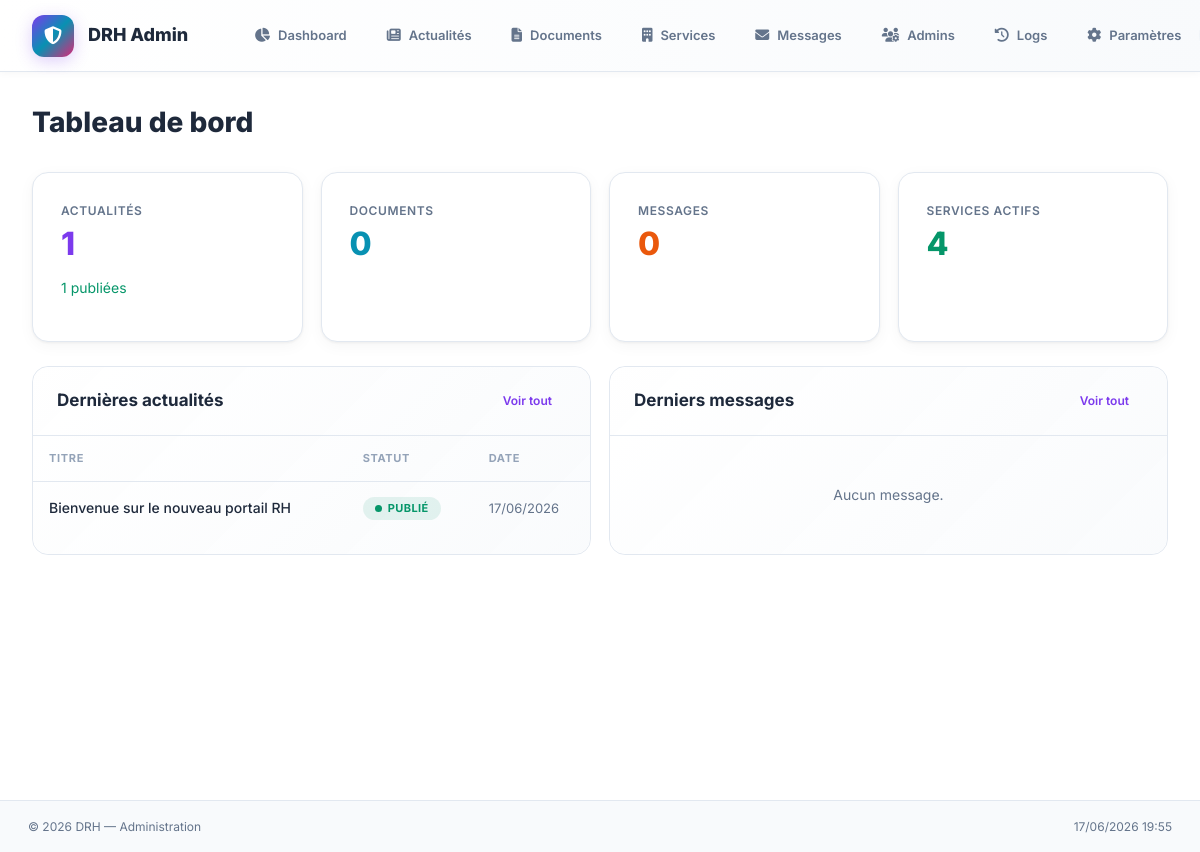
The page /admin/index.php (signed in) on the database its author committed.
### tables this page shows
CREATE TABLE IF NOT EXISTS actualites (
    id INT AUTO_INCREMENT PRIMARY KEY,
    title VARCHAR(255) NOT NULL,
    slug VARCHAR(255) UNIQUE NOT NULL,
    content TEXT NOT NULL,
    excerpt TEXT,
    image VARCHAR(255),
    category ENUM('actualite', 'evenement', 'communique') DEFAULT 'actualite',
    status ENUM('publie', 'brouillon') DEFAULT 'brouillon',
    featured BOOLEAN DEFAULT FALSE,
    author_id INT,
    created_at TIMESTAMP DEFAULT CURRENT_TIMESTAMP,
    updated_at TIMESTAMP DEFAULT CURRENT_TIMESTAMP ON UPDATE CURRENT_TIMESTAMP,
    FOREIGN KEY (author_id) REFERENCES admins(id) ON DELETE SET NULL
);

### includes/Database.php (called while the page is built, shortened)
<?php
class Database
{
    private static $instance = null;
    private $pdo;
    private function __construct()
    {
        $dsn = "mysql:host=" . DB_HOST . ";dbname=" . DB_NAME . ";charset=" . DB_CHARSET;
        $options = [
            PDO::ATTR_ERRMODE            => PDO::ERRMODE_EXCEPTION,
            PDO::ATTR_DEFAULT_FETCH_MODE => PDO::FETCH_ASSOC,
            PDO::ATTR_EMULATE_PREPARES   => false,
        ];
        try {
            $this->pdo = new PDO($dsn, DB_USER, DB_PASS, $options);
        } catch (PDOException $e) {
            if (ENV === 'development') {
                die('Erreur de connexion : ' . $e->getMessage());
            }
            die('Erreur de connexion à la base de données.');
        }
    }
    public static function getInstance(): self
    {
        if (self::$instance === null) {
            self::$instance = new self();
        }
        return self::$instance;
    }
    public function query(string $sql, array $params = []): PDOStatement
    {
        $stmt = $this->pdo->prepare($sql);
        $stmt->execute($params);
        return $stmt;
    }
    public function fetch(string $sql, array $params = []): ?array
    {
        $stmt = $this->query($sql, $params);
        $result = $stmt->fetch();
        return $result ?: null;
    }
    public function fetchAll(string $sql, array $params = []): array
    {
        $stmt = $this->query($sql, $params);
        return $stmt->fetchAll();
    }
    public function count(string $table, string $where = '1', array $params = []): int
    {
        $sql = "SELECT COUNT(*) as cnt FROM $table WHERE $where";
        $result = $this->fetch($sql, $params);
        return (int)($result['cnt'] ?? 0);
    }
}

### includes/functions.php (called while the page is built, shortened)
<?php
function sanitize(string $input): string
{
    return htmlspecialchars(trim($input), ENT_QUOTES, 'UTF-8');
}
function truncate(string $text, int $length = 150): string
{
    if (mb_strlen($text) <= $length) return $text;
    return mb_substr($text, 0, $length) . '...';
}
function formatDate(string $date, string $format = 'd/m/Y'): string
{
    return date($format, strtotime($date));
}
    ?>

### admin/index.php (the view, shortened to what this page needs)
<?php
require_once __DIR__ . '/includes/admin_header.php';
$db = Database::getInstance();
$stats = [
    'actualites' => $db->count('actualites'),
    'actualites_publiees' => $db->count('actualites', "status = 'publie'"),
    'documents' => $db->count('documents'),
    'messages' => $db->count('messages'),
    'messages_non_lus' => $db->count('messages', 'lu = FALSE'),
    'services' => $db->count('services', "status = 'actif'"),
];
$last_actualites = $db->fetchAll("SELECT id, title, category, status, created_at FROM actualites ORDER BY created_at DESC LIMIT 5");
$last_messages = $db->fetchAll("SELECT id, name, email, subject, lu, created_at FROM messages ORDER BY created_at DESC LIMIT 5");
?>
<div class="stats-grid stats-4 mb-lg">
    <div class="stat-card">
        <p class="stat-card-label">Actualités</p>
        <p class="stat-card-value"><?= $stats['actualites'] ?></p>
        <p class="stat-card-change" style="color: var(--color-success);"><?= $stats['actualites_publiees'] ?> publiées</p>
    </div>
    <div class="stat-card">
        <p class="stat-card-label">Documents</p>
        <p class="stat-card-value"><?= $stats['documents'] ?></p>
    </div>
    <div class="stat-card">
        <p class="stat-card-label">Messages</p>
        <p class="stat-card-value"><?= $stats['messages'] ?></p>
    </div>
    <div class="stat-card">
        <p class="stat-card-label">Services actifs</p>
        <p class="stat-card-value"><?= $stats['services'] ?></p>
    </div>
</div>
<div class="grid grid-2">
    <div class="card">
        <div class="card-header">
            <h2 class="card-title">Dernières actualités</h2>
            <a href="<?= BASE_URL ?>/admin/actualites.php" class="btn btn-ghost btn-sm">Voir tout</a>
        </div>
        <?php if (empty($last_actualites)): ?>
        <div class="card-body">
            <div class="empty-state" style="padding: var(--space-lg);">
                <p class="text-secondary" style="margin: 0;">Aucune actualité.</p>
            </div>
        </div>
        <?php else: ?>
        <div class="table-container">
            <table>
                <thead>
                    <tr>
                        <th>Titre</th>
                        <th>Statut</th>
                        <th>Date</th>
                    </tr>
                </thead>
                <tbody>
                    <?php foreach ($last_actualites as $a): ?>
                    <tr>
                        <td style="font-weight: 500;"><?= sanitize(truncate($a['title'], 50)) ?></td>
                        <td>
                            <span class="badge badge-<?= $a['status'] === 'publie' ? 'success' : 'neutral' ?>">
                                <span class="badge-dot"></span>
                                <?= $a['status'] === 'publie' ? 'Publié' : 'Brouillon' ?>
                            </span>
                        </td>
                        <td class="text-secondary"><?= formatDate($a['created_at']) ?></td>
                    </tr>
                    <?php endforeach; ?>
                </tbody>
            </table>
        </div>
        <?php endif; ?>
    </div>
    <div class="card">
        <div class="card-header">
            <h2 class="card-title">Derniers messages</h2>
            <a href="<?= BASE_URL ?>/admin/messages.php" class="btn btn-ghost btn-sm">Voir tout</a>
        </div>
        <?php if (empty($last_messages)): ?>
        <div class="card-body">
            <div class="empty-state" style="padding: var(--space-lg);">
                <p class="text-secondary" style="margin: 0;">Aucun message.</p>
            </div>
        </div>
        <?php endif; ?>
    </div>
</div>
<?php require_once __DIR__ . '/includes/admin_footer.php'; ?>

### rows shown on the page
actualites: title "Bienvenue sur le nouveau portail RH", status "PUBLIÉ", created_at "17/06/2026"

### other values the page prints
$pageTitle "Tableau de bord"
$stats['actualites'] "1"
$stats['actualites_publiees'] "1"
$stats['documents'] "0"
$stats['messages'] "0"
$stats['services'] "4"
